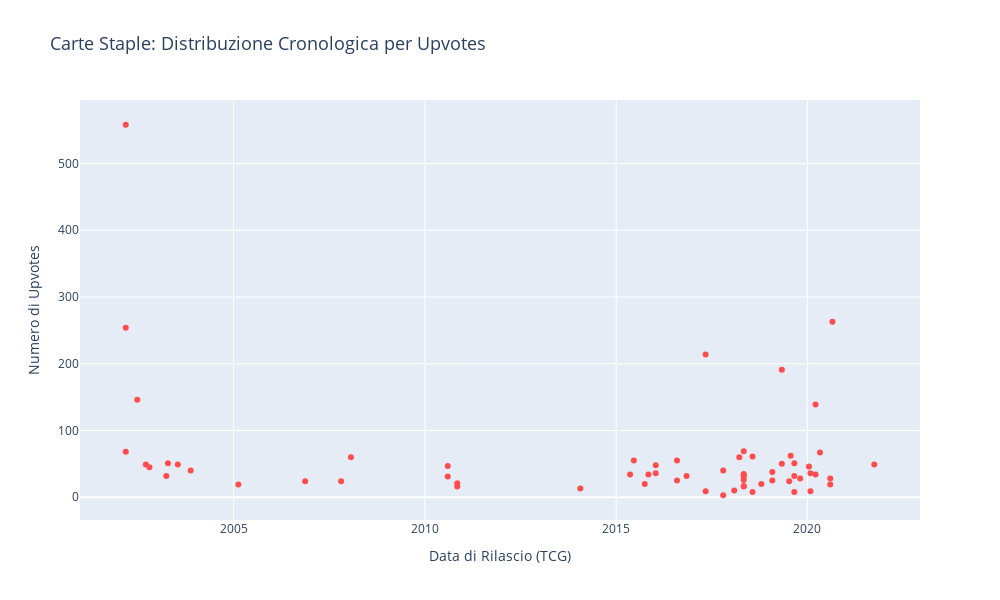

Notebook code for this chart:
### Markdown cell above
Personalizzazioni aggiuntive e visualizzazione del grafico.

### Code cell
fig.update_layout(
        xaxis_title_font_size=14,
        yaxis_title_font_size=14,
        title_font_size=18,
        height=600,
        width=1000
    )

### Figure 1 — Plotly figure (JSON) as saved in the notebook; plotly's stock layout.template omitted (floating-point values rounded to 4 significant figures)
{"data": [{"customdata": [["2+ Effect Monsters\nYour opponent cannot activate cards or<br>effects in response to this card's effect activations. If<br>this card is Link Summoned: You can target 1 Link Monster<br>that was used as material for its Link Summon; this card<br>gains ATK equal to that monster's Link Rating x 1000. You<br>can banish 1 Link Monster from your field or GY; destroy 1<br>card your opponent controls, also for the rest of this turn,<br>you cannot banish monsters with that same Attribute to<br>activate this effect of \"Accesscode Talker\"."], ["Both players must Set Spell Cards before activating them,<br>and cannot activate them until their next turn after Setting<br>them."], ["2+ monsters with different names, except Tokens\nYou can only<br>control 1 \"Apollousa, Bow of the Goddess\". The original ATK<br>of this card becomes 800 x the number of Link Materials used<br>for its Link Summon. Once per Chain, when your opponent<br>activates a monster effect (Quick Effect): You can make this<br>card lose exactly 800 ATK, and if you do, negate the<br>activation."], ["When a card or effect is activated that includes any of<br>these effects (Quick Effect): You can discard this card;<br>negate that effect.\n● Add a card from the Deck to the<br>hand.\n● Special Summon from the Deck.\n● Send a card from the<br>Deck to the GY.\nYou can only use this effect of \"Ash Blossom<br>& Joyous Spring\" once per turn."], ["3+ Effect Monsters\nNeither player can target this card with<br>monster effects. Once per turn (Quick Effect): You can<br>target 1 face-up monster on the field; it loses 500 ATK/DEF.<br>Your opponent cannot activate cards or effects in response<br>to this effect's activation. At the start of the Damage<br>Step, if this card attacks an opponent's monster: You can<br>place that opponent's monster in a zone this card points to<br>and take control of it, but send it to the GY during the End<br>Phase of the next turn."], ["3+ Effect Monsters\nCannot be destroyed by battle. Once per<br>turn (Quick Effect): You can target 1 Attack Position<br>monster; change it to Defense Position, also, this card can<br>make a second attack during each Battle Phase this turn.<br>Your opponent cannot activate cards or effects in response<br>to this effect's activation. Once per turn, when this card<br>declares an attack on a face-up monster: You can activate<br>this effect; until the end of this turn, this card gains ATK<br>equal to half that monster's current ATK, and if it does,<br>that monster's current ATK is halved."], ["Target 1 monster in your opponent's GY; banish it, and if<br>you do, until the end of the next turn, its effects are<br>negated, as well as the activated effects and effects on the<br>field of monsters with the same original name."], ["Pay 1000 LP, then target 1 Spell/Trap on the field; banish<br>it."], ["Declare 1 card name; banish 1 of that declared card from<br>your Main Deck, and if you do, negate its effects, as well<br>as the activated effects and effects on the field of cards<br>with the same original name, until the end of this turn. You<br>can only activate 1 \"Crossout Designator\" per turn."], ["2 monsters, including a Tuner\nIf this card is Link Summoned:<br>You can Special Summon 1 Level 3 or lower Tuner from your<br>hand or Deck in Defense Position, but it cannot activate its<br>effects this turn. During your opponent's Main Phase or<br>Battle Phase (Quick Effect): You can banish this card you<br>control; Special Summon 1 Tuner Synchro Monster from your<br>Extra Deck. (This is treated as a Synchro Summon.) You can<br>only use each effect of \"Crystron Halqifibrax\" once per<br>turn."], ["Destroy all monsters on the field."], ["Negate the effects of all face-up monsters your opponent<br>currently controls, until the end of this turn, also, for<br>the rest of this turn after this card resolves, your<br>opponent takes no damage. Neither player can activate<br>monster effects in response to this card's activation."], ["If you have no cards in your GY (Quick Effect): You can send<br>this card from your hand to the GY; until the end of the<br>next turn, any card sent to the GY is banished instead."], ["Declare 1 monster card type (Ritual, Fusion, Synchro, Xyz,<br>or Pendulum); for the rest of this turn, neither player can<br>Special Summon monsters of the declared type, also negate<br>the effects of all monsters of that type while they are on<br>the field. You can only activate 1 \"Dimensional Barrier\" per<br>turn."], ["If your opponent controls more monsters than you do, you can<br>Special Summon this card (from your hand). You can only<br>Special Summon \"Dinowrestler Pankratops\" once per turn this<br>way. (Quick Effect): You can Tribute 1 \"Dinowrestler\"<br>monster, then target 1 card your opponent controls; destroy<br>it. You can only use this effect of \"Dinowrestler<br>Pankratops\" once per turn."], ["If a card(s) is added from the Main Deck to your opponent's<br>hand, except during the Draw Phase (Quick Effect): You can<br>send this card from your hand to the GY; for the rest of<br>this turn, cards cannot be added from either player's Main<br>Deck to the hand."], ["During your opponent's Main Phase (Quick Effect): You can<br>send this card from your hand to the GY, then target 1<br>Effect Monster your opponent controls; negate the effects of<br>that face-up monster your opponent controls, until the end<br>of this turn."], ["At the end of the Battle Phase, if your opponent controls<br>more cards than you do: You can make your opponent banish<br>cards from their field face-down so they control the same<br>number of cards as you do. If you control no cards, you can<br>activate this card from your hand."], ["2 Level 4 monsters\nOnce per chain, during your Main Phase or<br>your opponent's Battle Phase, if your opponent has more<br>total cards in their hand and field than you do (Quick<br>Effect): You can detach 1 material from this card; destroy<br>all other cards on the field, also your opponent takes no<br>further damage this turn."], ["If your opponent Special Summons a Link Monster(s) (except<br>during the Damage Step): You can Special Summon this card<br>from your hand, draw cards equal to the number of Link<br>Monsters your opponent controls +1, then shuffle cards from<br>your hand into the Deck equal to the number of Link Monsters<br>they control. When your opponent activates a card or effect<br>that targets a monster(s) you control (Quick Effect): You<br>can discard 1 card; negate the activation, and if you do,<br>destroy it. You can only use each effect of \"Fantastical<br>Dragon Phantazmay\" once per turn."], ["Send 1 monster from your Deck to the GY."], ["Send any number of other cards from your hand and/or field<br>to the GY; choose that many Effect Monsters your opponent<br>controls, and until the end of this turn, their ATK is<br>halved, also their effects are negated. In response to this<br>card's activation, your opponent cannot activate cards, or<br>the effects of cards, with the same original type<br>(Monster/Spell/Trap) as the cards sent to the GY to activate<br>this card. You can only activate 1 \"Forbidden Droplet\" per<br>turn."], ["You can Special Summon this card (from your hand) to your<br>opponent's field in Attack Position, by Tributing 1 monster<br>they control. If your opponent controls a \"Kaiju\" monster,<br>you can Special Summon this card (from your hand) in Attack<br>Position. You can only control 1 \"Kaiju\" monster. When your<br>opponent activates a card or effect, except \"Gameciel, the<br>Sea Turtle Kaiju\" (Quick Effect): You can remove 2 Kaiju<br>Counters from anywhere on the field; negate the activation,<br>and if you do, banish that card."], ["When a card or effect is activated that includes any of<br>these effects (Quick Effect): You can discard this card;<br>negate that activation.\n● Add a card(s) from the GY to the<br>hand, Deck, and/or Extra Deck.\n● Special Summon a Monster<br>Card(s) from the GY.\n● Banish a card(s) from the GY.\nYou can<br>only use this effect of \"Ghost Belle & Haunted Mansion\" once<br>per turn."], ["When a monster on the field activates its effect, or when a<br>Spell/Trap that is already face-up on the field activates<br>its effect (Quick Effect): You can send this card from your<br>hand or field to the GY; destroy that card on the field. You<br>can only use this effect of \"Ghost Ogre & Snow Rabbit\" once<br>per turn."], ["1 non-Link Monster in an Extra Monster Zone\nCannot be used<br>as Link Material the turn it is Link Summoned. This card in<br>the Extra Monster Zone cannot be destroyed by battle with a<br>monster in the Main Monster Zone. At the start of the Damage<br>Step, if this card battles an opponent's monster in the<br>Extra Monster Zone: You can return both that opponent's<br>monster and this card to the Deck."], ["Destroy all Spell and Trap Cards your opponent controls."], ["Return all Set Spells and Traps on the field to the hand."], ["2 non-Link Monsters\nDuring your opponent's Main Phase, you<br>can (Quick Effect): Immediately after this effect resolves,<br>Link Summon 1 Link Monster using materials you control,<br>including this card. You can only use this effect of \"I:P<br>Masquerena\" once per turn. A Link Monster that used this<br>card as material cannot be destroyed by your opponent's card<br>effects."], ["Negate all Spell effects on the field. Once per turn, during<br>the Standby Phase, you must pay 700 LP (this is not<br>optional), or this card is destroyed."], ["Target 1 face-up monster your opponent controls; negate its<br>effects (until the end of this turn), then, if this card was<br>Set before activation and is on the field at resolution, for<br>the rest of this turn all other Spell/Trap effects in this<br>column are negated. If you control no cards, you can<br>activate this card from your hand."], ["Pay 1000 LP; Special Summon 1 Level 5 or lower Fusion<br>Monster from your Extra Deck, but it cannot attack, also it<br>is destroyed during the End Phase. (This is treated as a<br>Fusion Summon.) You can only activate 1 \"Instant Fusion\" per<br>turn."], ["2 monsters with different names\nIf this card is Link<br>Summoned: You can discard 1 card, then target 1 Special<br>Summoned monster in your opponent's Main Monster Zone;<br>destroy it, then, if this card was co-linked when this<br>effect was activated, you can draw 1 card. You can only use<br>this effect of \"Knightmare Cerberus\" once per turn.<br>Co-linked monsters you control cannot be destroyed by card<br>effects."], ["2 monsters with different names\nIf this card is Link<br>Summoned: You can discard 1 card, then target 1 Spell/Trap<br>your opponent controls; destroy it, then, if this card was<br>co-linked when this effect was activated, you can draw 1<br>card. You can only use this effect of \"Knightmare Phoenix\"<br>once per turn. Co-linked monsters you control cannot be<br>destroyed by battle."], ["2+ monsters with different names\nIf this card is Link<br>Summoned: You can discard 1 card, then target 1 card on the<br>field; shuffle it into the Deck, then, if this card was<br>co-linked when this effect was activated, you can draw 1<br>card. You can only use this effect of \"Knightmare Unicorn\"<br>once per turn. While any co-linked \"Knightmare\" monsters are<br>on the field, for your normal draw in your Draw Phase, draw<br>1 card for each different card name among those co-linked<br>\"Knightmare\" monsters, instead of drawing just 1 card."], ["If you control no face-up cards: Activate 1 of these<br>effects;\n● Destroy all Attack Position monsters your<br>opponent controls.\n● Destroy all Spells and Traps your<br>opponent controls.\nYou can only activate 1 \"Lightning Storm\"<br>per turn."], ["You can send up to 2 Spells/Traps from your hand and/or<br>field to the GY; draw that many cards. If this card is in<br>your hand: You can send 1 Level 6 or higher Spellcaster<br>monster from your Deck to the GY, then activate 1 of these<br>effects;\n● Special Summon this card.\n● Send this card to the<br>GY, then, you can Special Summon 1 \"Dark Magician\" or 1<br>\"Dark Magician Girl\" from your GY.\nYou can only use each<br>effect of \"Magicians' Souls\" once per turn."], ["If a Spell/Trap you control leaves the field because of an<br>opponent's effect, and is now in the GY or banished (except<br>during the Damage Step): You can Special Summon this card<br>from your GY (if it was there when that Spell/Trap left) or<br>hand (even if not), then you can Set 1 Spell/Trap that is<br>banished or in your GY to your Spell & Trap Zone. You can<br>only use this effect of \"Mana Dragon Zirnitron\" once per<br>turn. If Summoned this way, banish this card when it leaves<br>the field."], ["2+ monsters Special Summoned from the Extra Deck\nWhile this<br>Link Summoned card is on the field, your opponent cannot<br>target this card with card effects, also their monsters<br>cannot target monsters for attacks, except this one. Once<br>per battle, during damage calculation, if this card battles<br>a Special Summoned monster (Quick Effect): You can make this<br>card gain ATK equal to that opponent's monster's ATK during<br>that damage calculation only. If this Link Summoned card you<br>control is sent to your GY by an opponent's card: You can<br>shuffle 1 card on the field into the Deck."], ["Target 1 monster your opponent controls; until the End<br>Phase, take control of that target, but it cannot declare an<br>attack or be Tributed."], ["Target 1 monster in either GY; Special Summon it."], ["If your opponent controls more monsters than you do, your<br>opponent cannot activate monster effects or declare an<br>attack. If you control more monsters than your opponent<br>does, you cannot activate monster effects or declare an<br>attack. Once per turn, during the End Phase, if both players<br>control the same number of monsters: Destroy this card."], ["During the Main Phase, if your opponent Normal or Special<br>Summoned 5 or more monsters this turn (Quick Effect): You<br>can Tribute as many face-up monsters on the field as<br>possible, and if you do, Special Summon this card from your<br>hand, then Special Summon 1 \"Primal Being Token\"<br>(Rock/LIGHT/Level 11/ATK ?/DEF ?) to your opponent's field.<br>(This Token's ATK/DEF become the combined original ATK/DEF<br>of the Tributed monsters.) You can only use this effect of<br>\"Nibiru, the Primal Being\" once per turn."], ["Cannot be Normal Summoned/Set. Must be Special Summoned by a<br>card effect. When your opponent activates a monster effect<br>while you control no monsters (Quick Effect): You can<br>Special Summon both this card from your hand and 1<br>\"PSY-Frame Driver\" from your hand, Deck, or GY, and if you<br>do, negate that activation, and if you do that, destroy that<br>monster. During the End Phase, banish the face-up monsters<br>Special Summoned by this effect."], ["Banish 10 cards from the top of your Deck, face-down; draw 2<br>cards. You can only activate 1 \"Pot of Desires\" per turn."], ["At the start of your Main Phase 1: Banish 3 or 6 random<br>face-down cards from your Extra Deck, face-down; draw 1 card<br>for every 3 cards banished. For the rest of this turn after<br>this card resolves, you cannot draw any cards by card<br>effects."], ["2 Effect Monsters\nYou can target 1 face-up monster on the<br>field; it becomes DARK until the end of this turn. You can<br>pay 2000 LP and send 1 \"Fusion\" or \"Polymerization\" Normal<br>or Quick-Play Spell from your Deck to the GY; this effect<br>becomes that Spell's effect when that card is activated,<br>also, you cannot Special Summon monsters for the rest of<br>this turn. You can only use each effect of \"Predaplant Verte<br>Anaconda\" once per turn."], ["Destroy all monsters your opponent controls."], ["When your opponent activates a Trap Card: Negate the<br>activation, and if you do, Set that card face-down, then<br>they can Set 1 other Trap directly from their Deck. For the<br>rest of this turn after this card resolves, your opponent<br>cannot activate Trap Cards. You can activate this card from<br>your hand by paying half your LP."], ["\"Dark Magician\" + \"Red-Eyes Black Dragon\" or 1 Dragon Effect<br>Monster\nCannot be destroyed by card effects. Neither player<br>can target this card with card effects. During your Main<br>Phase: You can destroy 1 monster your opponent controls, and<br>if you do, inflict damage to your opponent equal to that<br>monster's original ATK. You can use this effect a number of<br>times per turn up to the number of Normal Monsters used as<br>Fusion Material for this card. Once per turn, when a card or<br>effect is activated (Quick Effect): You can discard 1 card;<br>negate the activation, and if you do, destroy that card, and<br>if you do that, this card gains 1000 ATK."], ["1 Normal Summoned monster with 1000 or less ATK\n(Quick<br>Effect): You can Tribute this card, then target 1 monster<br>you control; it cannot be destroyed by your opponent's card<br>effects this turn. When a Normal Summoned monster you<br>control is destroyed by battle, while this card is in your<br>GY: You can Special Summon this card. You can only use this<br>effect of \"Salamangreat Almiraj\" once per turn."], ["Special Summon 4 \"Sheep Tokens\" (Beast/EARTH/Level 1/ATK<br>0/DEF 0) in Defense Position. They cannot be Tributed for a<br>Tribute Summon. You cannot Summon other monsters the turn<br>you activate this card (but you can Normal Set)."], ["Set 2 Field Spells with different names from your Deck on<br>the field (1 on your field, and 1 on your opponent's field).<br>While either of those cards remain Set on the field, neither<br>player can activate or Set other Field Spells."], ["When a card effect is activated in your opponent's GY (Quick<br>Effect): You can send this card from your hand to the GY;<br>negate that effect."], ["When a monster(s) would be Summoned, OR a Spell/Trap Card is<br>activated: Pay half your LP; negate the Summon or<br>activation, and if you do, destroy that card."], ["When a monster(s) would be Special Summoned, OR a monster<br>effect is activated: Pay 1500 LP; negate the Summon or<br>activation, and if you do, destroy that card."], ["When a monster(s) would be Summoned, OR when a Spell/Trap<br>Card, or monster effect, is activated that includes an<br>effect that Special Summons a monster(s): Pay 2000 LP;<br>negate the Summon or activation, and if you do, destroy it."], ["Discard 1 card; Fusion Summon 1 Fusion Monster from your<br>Extra Deck, using monsters from either field as Fusion<br>Material. Neither player can activate cards or effects in<br>response to this card's activation."], ["Add 1 Field Spell from your Deck to your hand."], ["Cannot be Special Summoned. Requires 3 Tributes from either<br>side of the field to Normal Summon to that side of the field<br>(cannot be Normal Set), then shift control to this card's<br>owner during the End Phase of the next turn. Cannot attack.<br>Your opponent cannot target this card for attacks or by card<br>effects. You can Tribute this card; Special Summon 1 \"The<br>Winged Dragon of Ra\" from your hand or Deck, ignoring its<br>Summoning conditions, and if you do, its ATK/DEF become<br>4000."], ["If your opponent has activated a monster effect during your<br>Main Phase this turn: Activate 1 of these effects;\n● Draw 2<br>cards.\n● Take control of 1 monster your opponent controls<br>until the End Phase.\n● Look at your opponent's hand, and<br>choose 1 card from it to shuffle into the Deck.\nYou can only<br>activate 1 \"Triple Tactics Talent\" per turn."], ["Discard 1 card, then target up to 2 Spells/Traps on the<br>field; destroy them."], ["Draw 1 card, then your opponent gains 1000 LP."], ["Target 1 monster in your GY; Special Summon it to your zone<br>a Link Monster points to. You can only activate 1 \"World<br>Legacy Succession\" per turn."]], "hovertemplate": "<b>%{hovertext}</b><br><br>Data di Rilascio (TCG)=%{x}<br>Numero di Upvotes=%{y}<br>Descrizione=%{customdata[0]}<extra></extra>", "hovertext": ["Accesscode Talker", "Anti-Spell Fragrance", "Apollousa, Bow of the Goddess", "u & Joyous Spring", "Borreload Dragon", "Borrelsword Dragon", "Called by the Grave", "Cosmic Cyclone", "Crossout Designator", "Crystron Halqifibrax", "Dark Hole", "Dark Ruler No More", "Dimension Shifter", "Dimensional Barrier", "Dinowrestler Pankratops", "Droll & Lock Bird", "Effect Veiler", "Evenly Matched", "Evilswarm Exciton Knight", "Fantastical Dragon Phantazmay", "Foolish Burial", "Forbidden Droplet", "Gameciel, the Sea Turtle Kaiju", "Ghost Belle & Haunted Mansion", "Ghost Ogre & Snow Rabbit", "Gravity Controller", "Harpie's Feather Duster", "Hey, Trunade!", "I:P Masquerena", "Imperial Order", "Infinite Impermanence", "Instant Fusion", "Knightmare Cerberus", "Knightmare Phoenix", "Knightmare Unicorn", "Lightning Storm", "Magicians' Souls", "Mana Dragon Zirnitron", "Mekk-Knight Crusadia Avramax", "Mind Control", "Monster Reborn", "Mystic Mine", "Nibiru, the Primal Being", "PSY-Framegear Gamma", "Pot of Desires", "Pot of Extravagance", "Predaplant Verte Anaconda", "Raigeki", "Red Reboot", "Red-Eyes Dark Dragoon", "Salamangreat Almiraj", "Scapegoat", "Set Rotation", "Skull Meister", "Solemn Judgment", "Solemn Strike", "Solemn Warning", "Super Polymerization", "Terraforming", "The Winged Dragon of Ra - Sphere Mode", "Triple Tactics Talent", "Twin Twisters", "Upstart Goblin", "World Legacy Succession"], "legendgroup": "", "marker": {"color": "#ff4d4d", "symbol": "circle"}, "mode": "markers", "name": "", "orientation": "v", "showlegend": false, "type": "scatter", "x": ["2020-04-30", "2003-11-18", "2019-07-25", "2017-05-04", "2017-10-19", "2018-07-26", "2018-03-22", "2016-08-04", "2021-09-30", "2020-03-19", "2002-03-08", "2019-08-29", "2019-08-29", "2016-11-03", "2018-10-18", "2010-11-06", "2010-08-07", "2017-10-19", "2014-01-24", "2019-01-31", "2007-10-24", "2020-08-06", "2015-11-05", "2018-05-03", "2015-05-14", "2020-01-30", "2003-04-15", "2018-02-01", "2019-10-24", "2002-10-20", "2018-05-03", "2006-11-15", "2018-05-03", "2018-05-03", "2018-05-03", "2020-01-30", "2020-01-16", "2018-07-26", "2019-05-02", "2005-02-15", "2002-03-08", "2019-05-02", "2019-08-29", "2015-10-01", "2016-08-04", "2019-01-31", "2020-03-19", "2002-03-08", "2018-05-03", "2020-08-27", "2019-07-11", "2003-03-30", "2017-05-04", "2010-11-06", "2002-06-26", "2016-01-14", "2010-08-07", "2008-01-26", "2003-07-18", "2015-06-19", "2020-08-06", "2016-01-14", "2002-09-16", "2018-05-03"], "xaxis": "x", "y": [67, 40, 62, 214, 3, 61, 60, 25, 49, 139, 68, 32, 8, 32, 20, 21, 47, 40, 13, 25, 24, 19, 34, 31, 34, 9, 51, 10, 28, 45, 69, 24, 16, 33, 35, 36, 46, 8, 50, 19, 254, 191, 51, 20, 55, 38, 34, 558, 26, 263, 24, 32, 9, 16, 146, 48, 31, 60, 49, 55, 28, 36, 49, 17], "yaxis": "y"}], "layout": {"height": 600, "legend": {"tracegroupgap": 0}, "title": {"font": {"size": 18}, "text": "Carte Staple: Distribuzione Cronologica per Upvotes"}, "width": 1000, "xaxis": {"anchor": "y", "domain": [0, 1], "title": {"font": {"size": 14}, "text": "Data di Rilascio (TCG)"}}, "yaxis": {"anchor": "x", "domain": [0, 1], "title": {"font": {"size": 14}, "text": "Numero di Upvotes"}}}}
